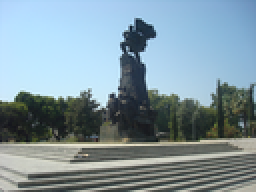
%> input picture valona.bmp, 128 x 96 px, shrunk from 326 x 245 before the run (shown 2 times larger)
$ octave kmeansImTest.m   (GNU Octave 9; MATLAB toolbox functions it lacks are replaced by stand-ins)
%> lines starting %> are read from the running program, lines starting %| are printed output that depends on the picture
### kmeansClustering.m
%Author: REDJAN F. SHABANI
%Universita' degli studi di Roma "LA SAPIENZA"
%Ingegneria Informatica - Intelligenza Artificiale
%Version: Gen. 2010

%-->input DS, n-by-N matrix where the coloums represents the points in the
%n-dimensional space
%-->input K, K-Means parameter, number ofdesired clusters
function [IDC,SUB]=kmeansClustering(DS,K)

	% 1-NORMALIZING DATASET
	[DS,t]=dataNorm(DS);

	% 2-INITIALIZING MEANS
	MNS=meansInit(DS,K);

	% 3-CLASSIFATION FROM MEANS
	IDC=classificationFromMeans(DS,MNS);

	% 4-MEANS AND CLASSES RECTIFICATION
	iteration=1;
	max_iterations=10000;%maximum number of iterations
	IDC_=IDC;
	SUB=[];
	while(true)

		% 4.1-MEANS FROM CLASSIFICATION
		MNS=meansFromClassification(DS,IDC);

		% 4.2-CLASSIFATION FROM MEANS
		IDC=classificationFromMeans(DS,MNS);

		% 4.3-COUNTING SUBSTITUTIONS
		SUBS=abs(sum(sum(IDC_-IDC)));
		if(SUBS==0)%terminating loop if no sustitution done
			break;
		end
		SUB=[SUB SUBS];
		IDC_=IDC;

		if(iteration>max_iterations)
			break;
		end
		iteration=iteration+1;
	end

end


function [DSN,m]=dataNorm(DS)
	%-->input DS, dataset to be normalized
	%-->output DSN, dataset with normalized data
	%-->output t,traslation vector

	m=sum(DS,2)/size(DS,2);
	DSN=DS-m*ones(1,size(DS,2));
end

function MNS=meansInit(DS,K)
	%-->input DS, dataset
	%-->input K, number of means
	%-->output MNS, matrix n-by-K conteining means as coloumn vectors
	[n,~]=size(DS);
	R=max(max(DS));
	MNS=random('unif',-R,+R,n,K);
	for k=1:K
		MNS(:,k)=DS(:,nearest(MNS(:,k),DS));
	end
end

function IDC=classificationFromMeans(DS,MNS)
	[~,N]=size(DS);

	%initializing the labels clas vector
	IDC=zeros(1,N);
	for n=1:N
		x_n=DS(:,n);
		IDC(1,n)=nearest(x_n,MNS);
	end
end

function indx=nearest(x,M)
	[~,cM]=size(M);
	%differesnce
	diff=M-x*ones(1,cM);
	%squared differences
	diff2=diff.^2;
	%sum of squared differences
	sdiff2=sum(diff2);
	%index of the minimum ssd
	indx=find(sdiff2==min(sdiff2));
	indx=indx(1);
end

function MNS=meansFromClassification(DS,IDC)
	K=max(IDC);
	[n,~]=size(DS);
	MNS=zeros(n,K);
	for k=1:K
		MNS(:,k)=mean(DS(:,IDC==k),2);
	end
end

### kmeansImTest.m
clc;
clear;
%% LOADING IMAGE FOR SEGMENTATION
I=imread('valona.bmp');
%> I is the input picture: size 96x128x3 uint8; mean R, G, B 128.9, 149.6, 159
I=rgb2gray(I);
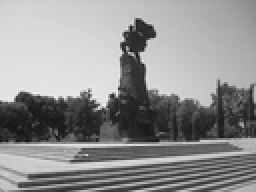
%> I: size 96x128 uint8 (shown 2 times larger); min 17, max 237, mean 144.5
imshow(I);
%% IMAGE CONVERTION IN DATASET REPRESENTATION
[X Y Z]=find(I);
%> X = 12288 values from 1 to 96; Y = 12288 values from 1 to 128; Z = 12288 values from 17 to 237
%% CLUSTERING WITH K-MEANS
DS=double([X';Y';Z']);
K=5;
[IDC,SUB]=kmeansClustering(DS,K);
%> in dataNorm, `m=sum(DS,2)/size(DS,2);`: m = [48.5; 64.5; 144.5]
%> in meansInit, `[n,~]=size(DS);`: n = 3
%> in meansInit, `R=max(max(DS));`: R = 92.55
%> in meansInit, `MNS=random('unif',-R,+R,n,K);`: MNS = [63.75 -44.62 52.53 15.43 -40.38; 47.75 2.09 -36.41 75.54 47.35; -14.7 -17.6 -4.33 0.868 21.91]
%> the loop in meansInit, `for k=1:K` made 5 passes
%> indx in nearest on passes 1 to 5: 10944, 6443, 2782, 11680, 10664
%> after the loop in meansInit, `for k=1:K`: MNS = [47.5 -37.5 45.5 15.5 -40.5; 49.5 3.5 -35.5 57.5 47.5; -18.45 -19.45 -7.45 -5.45 21.55]
%> in classificationFromMeans, `[~,N]=size(DS);`: N = 12288
%> the loop in classificationFromMeans, `for n=1:N` made 12288 passes
%> (x_n, sdiff2 in nearest, indx in nearest) on passes 1 to 3: ([-47.5; -63.5; 57.55], [27570 10518 13658 22579 13666], 2), ([-46.5; -63.5; 60.55], [27846 10970 13872 22841 13878], 2), ([-45.5; -63.5; 61.55], [27818 11114 13826 22851 13946], 2)
%> the loop in kmeansClustering, `while(true)` made 14 passes
%> (SUBS, SUB) on passes 1 to 12: (1553, 1553), (427, [1553 427]), (991, [1553 427 991]), (677, [1553 427 991 677]), (469, [1553 427 991 677 469]), (245, [1553 427 991 677 469 245]), (86, [1553 427 991 677 469 245 86]), (47, [1553 427 991 677 469 245 86 47]), (24, [1553 427 991 677 469 245 86 47 24]), (16, [1553 427 991 677 469 245 86 47 24 16]), (8, [1553 427 991 677 469 245 86 47 24 16 8]), (10, [1553 427 991 677 469 245 86 47 24 16 8 10])
%> SUBS on pass 14: 0
%> after the loop in kmeansClustering, `while(true)`: iteration = 14
%> SUB = [1553 427 991 677 469 245 86 47 24 16 8 10 4]
plot(SUB);
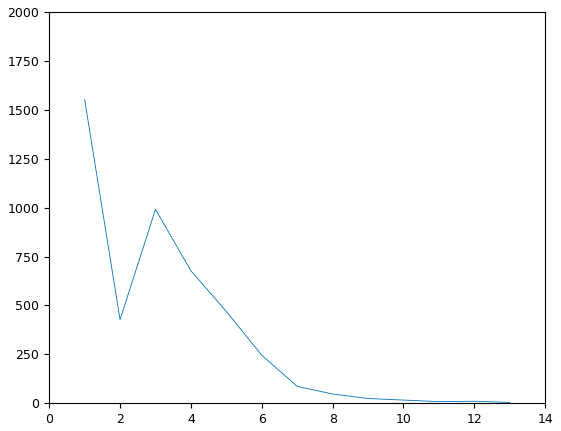
%> figure redrawn from the program's plot data; curve peaks at x = 1, y = 1553
%% RECOSTRUCTING THE IMAGE
IC=sparse(DS(1,:),DS(2,:),IDC*20);
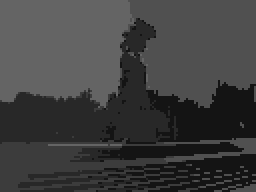
%> IC: size 96x128 double (shown 2 times larger); min 20, max 100, mean 62.9
IC=full(IC);
IC=uint8(IC);
%> IC: size 96x128 uint8
imshow(IC);
